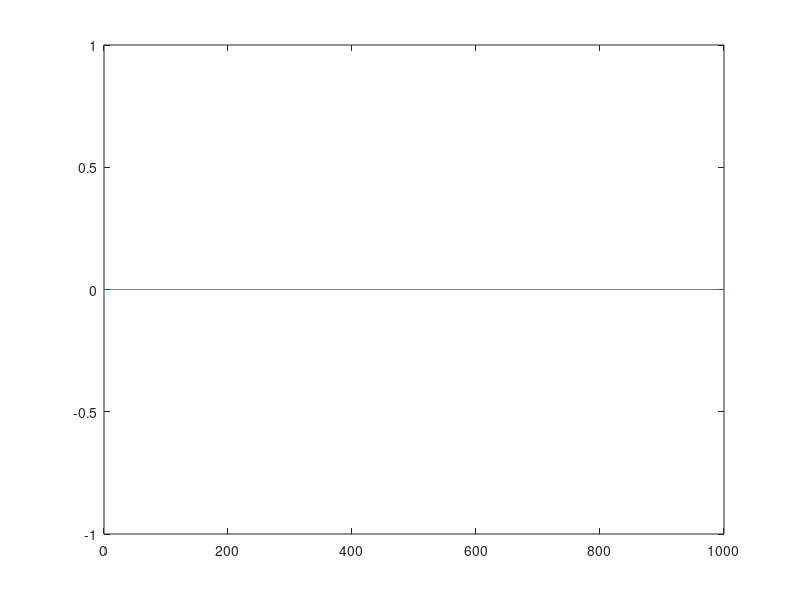
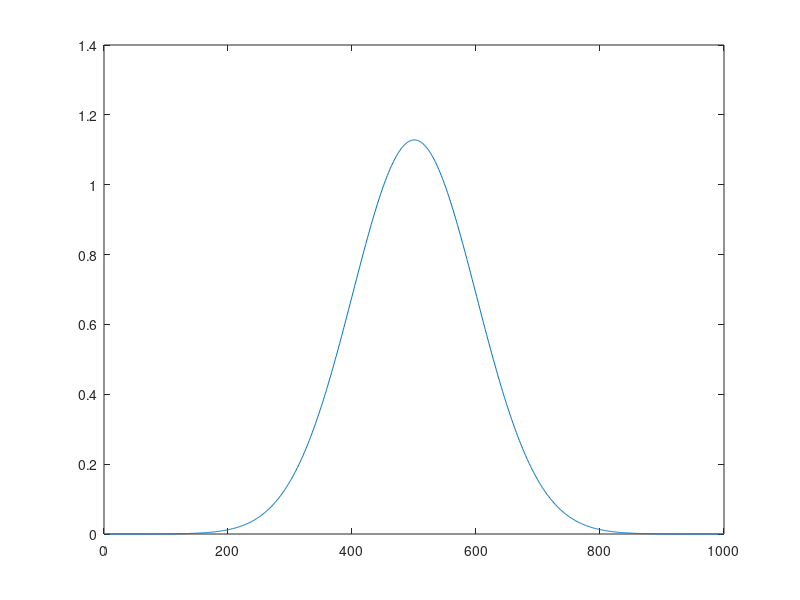

MATLAB code to generate these figures, in order: (Note: this script raises an error after producing the figures.)
clc; clear all; close all
L = 50; % Spatial length
t_start = 0.0; t_end = 1;
rho_start = 0; rho_end = L; % 1200 for discrete time
Time = 1; % Time length
a = 0; c = 0; % boundary conditions
n = 999; % spaces in spatial length (grid points = n + 1)
m = 1000; % timesteps

t = linspace(t_start,t_end,m);
rho = linspace(rho_start,rho_end,n+1)'; %TODO check how you define the grid spacing
drho = rho(2) - rho(1);
dt = t(2) - t(1); Fs = 1/dt;
T0 = zeros(n+1,1);
T0(end) = c;
T = zeros(n+1,m);

s = 2/3 * dt / (drho)^3
%%
figure(1)
plot(T0)

% Input
sigma = 5; mu = L/2; K = 10;
Pdep = K * 1/(sigma*sqrt(pi))*exp(-(1/2)*(rho-mu).^2/sigma.^2);
figure(2)
plot(Pdep)

u = sin(2*pi*2*t) + 0.3*sin(2*pi*7*t) + 0.5*sin(2*pi*14*t);

% Initialize Tmperature elements
Told = T0;
T(:,1) = T0;

for j = 2:m % loop thorugh time steps
    T(:,j) = Newton_alg(Told,a,c,drho,dt,Pdep,u(j));
    T(:,j) = T(:,j) ; % Should introduce in Newton?
    Told = T(:,j);
end

figure(3);
h = surf(t,rho,T)
set(h,'LineStyle','none')
xlabel('t ')
ylabel('\rho')
zlabel('T(x,t)')

%%               
S = T(100,:);
Y = fft(S);
P2 = abs(Y/m);
P1 = P2(1:m/2+1);
P1(2:end-1) = 2*P1(2:end-1);

f = Fs*(0:(m/2))/m;
figure(4)
stem(f(1:20),P1(1:20)) 
title('Single-Sided Amplitude Spectrum of S(t)')
xlabel('f (Hz)')
ylabel('|P1(f)|')
